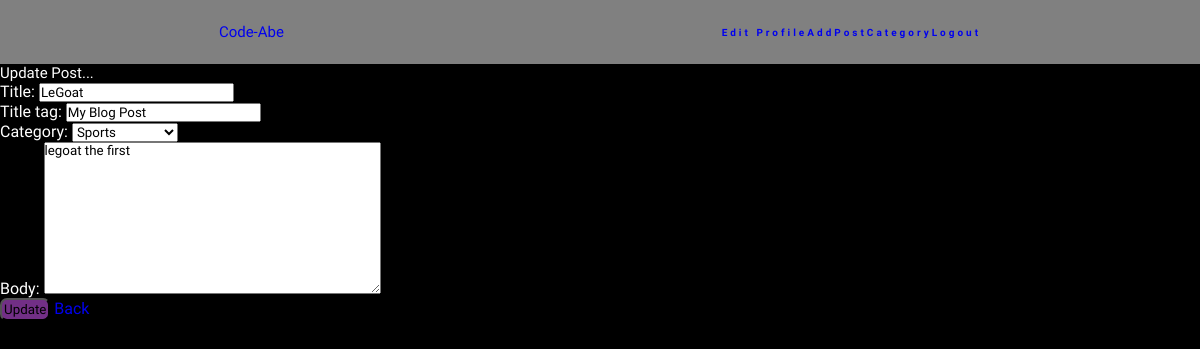
Page /article/edit/8 (signed in) on the committed database.
### myblog/models.py (models this page shows, shortened)
class Post(models.Model):
    title = models.CharField(max_length=255)
    title_tag = models.CharField(max_length=255, default="My Blog Post")
    author = models.ForeignKey(User, on_delete=models.CASCADE)
    body = RichTextField(blank=True,null=True)
    post_date = models.DateField(auto_now_add=True)
    category = models.CharField(max_length=255, default="Coding")
    likes = models.ManyToManyField(User, related_name="blog_post")

### myblog/views.py (the view)
# urls.py: path("article/edit/<int:pk>", Update_PostView.as_view(), name="update_post"),
class Update_PostView(UpdateView):
    model = Post
    form_class = PostForm
    template_name = 'update_post.html'

### myblog/forms.py
class PostForm(forms.ModelForm):
    class Meta:
        model = Post
        fields = ("title", "title_tag", "author","category", "body")
        widgets = {
            'category': forms.Select(choices=choice_list),
            "author": forms.TextInput(attrs={'id': 'author', 'value': '', 'type': 'hidden'})
        }

### myblog/templates/update_post.html (shortened to what this page needs)
{% extends 'base.html' %} {% block title %}Update A Post{% endblock %}
{% block body %}
<div class="container">
    {% if user.is_authenticated %}
      {% if user.id == post.author.id %}
    <form method="POST">
      <h1>Update Post...</h1>
        {{ form.as_p }}
        <button>Update</button>
        <a href="{% url 'home' %}">Back</a>
      {% endif %}
    {% endif %}
</div>
{% endblock %}

### static/styles/base.css (style rules this page uses)
* { margin: 0px; padding: 0px; box-sizing: border-box; text-decoration: none; font-weight: 500; }
body { background-color: black; }
h1 { font-size: 15px; color: rgb(22, 18, 66) }

### myblog/templates/base.html (style rules this page uses)
* { font-family: Dynapuff }

### myblog/templates/update_post.html (style rules this page uses)
p { color: white }
h1 { color: white }
button { background-color:rgb(114, 47, 134); border-radius: 7px; padding: 2px }

### rows in the picture
Post: title "LeGoat", title_tag "My Blog Post", category "Sports", body "legoat the first"
